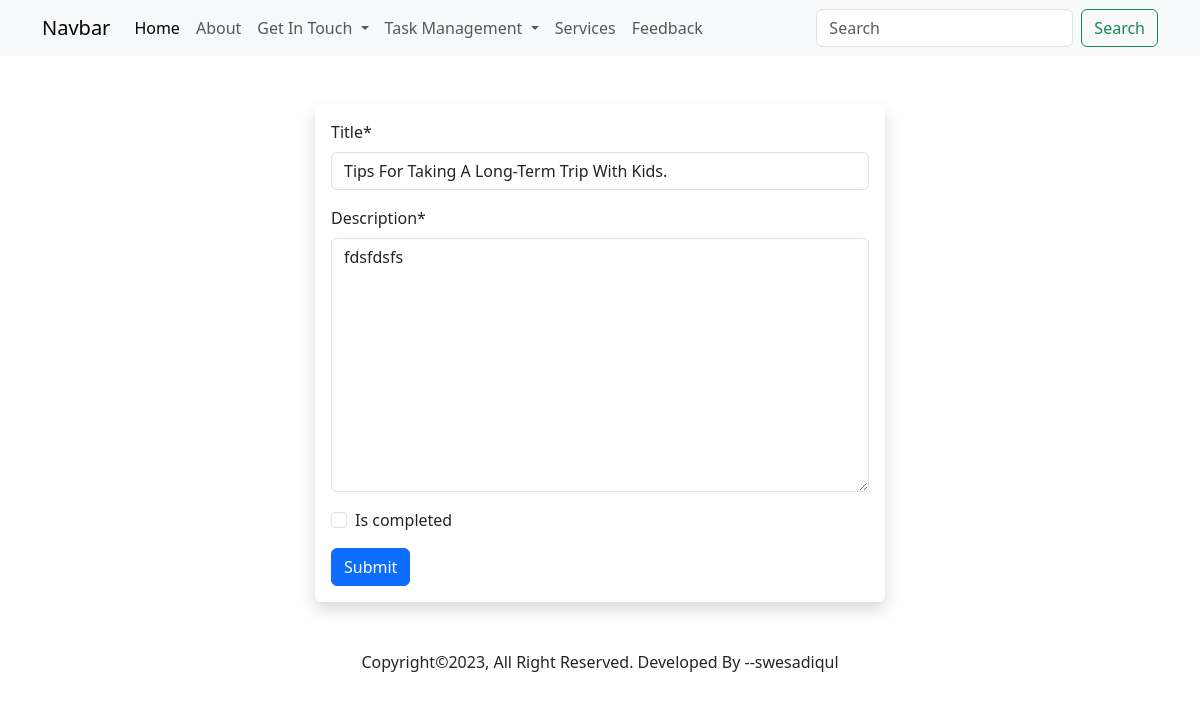
The app's page /edit-task/1/ with its own data.
### members/models.py (models this page shows, shortened)
class Task(models.Model):
    title = models.CharField(max_length=255)
    description = models.TextField()
    is_completed = models.BooleanField(default=False)
    created_at = models.DateTimeField(auto_now_add=True)
    updated_at = models.DateTimeField(auto_now=True)

### members/views.py (the view, shortened to what this page needs)
# urls.py: path('edit-task/<int:id>/', views.edit_task, name="edit-task"),
def edit_task(request, id):
    task = Task.objects.get(id=id)
    forms = TaskForm(instance=task)
    return render(request, 'todos/edit_task.html', {'forms': forms})

### members/forms.py
class TaskForm(forms.ModelForm):
    class Meta:
        model = Task
        fields = ['title', 'description', 'is_completed']

### members/templates/todos/edit_task.html (shortened to what this page needs)
{% extends "base.html" %}
{% load crispy_forms_tags %}
{% block content %}
<section id="contact">
    <div class="container">
        <div class="row justify-content-center py-5">
            <div class="col-sm-10 col-md-6 col-lg-6 shadow p-3 rounded-2">
                <form action="" method="post">
                    {{ forms|crispy }}
                    <button type="submit" class="btn btn-primary">Submit</button>
                </form>
            </div>
        </div>
    </div>
</section>
{% endblock %}

### records on screen
Task: title "Tips For Taking A Long-Term Trip With Kids.", description "fdsfdsfs"
